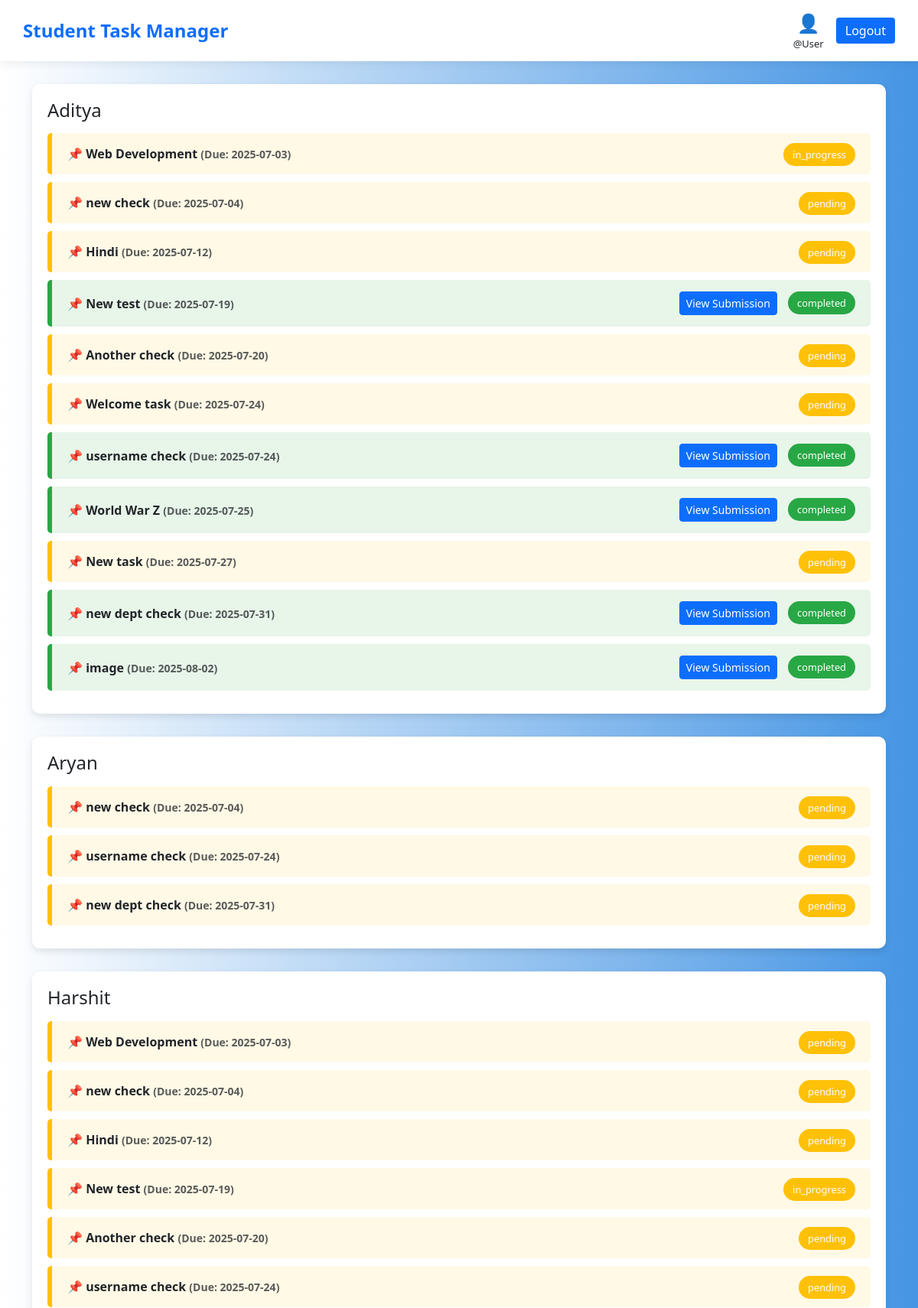
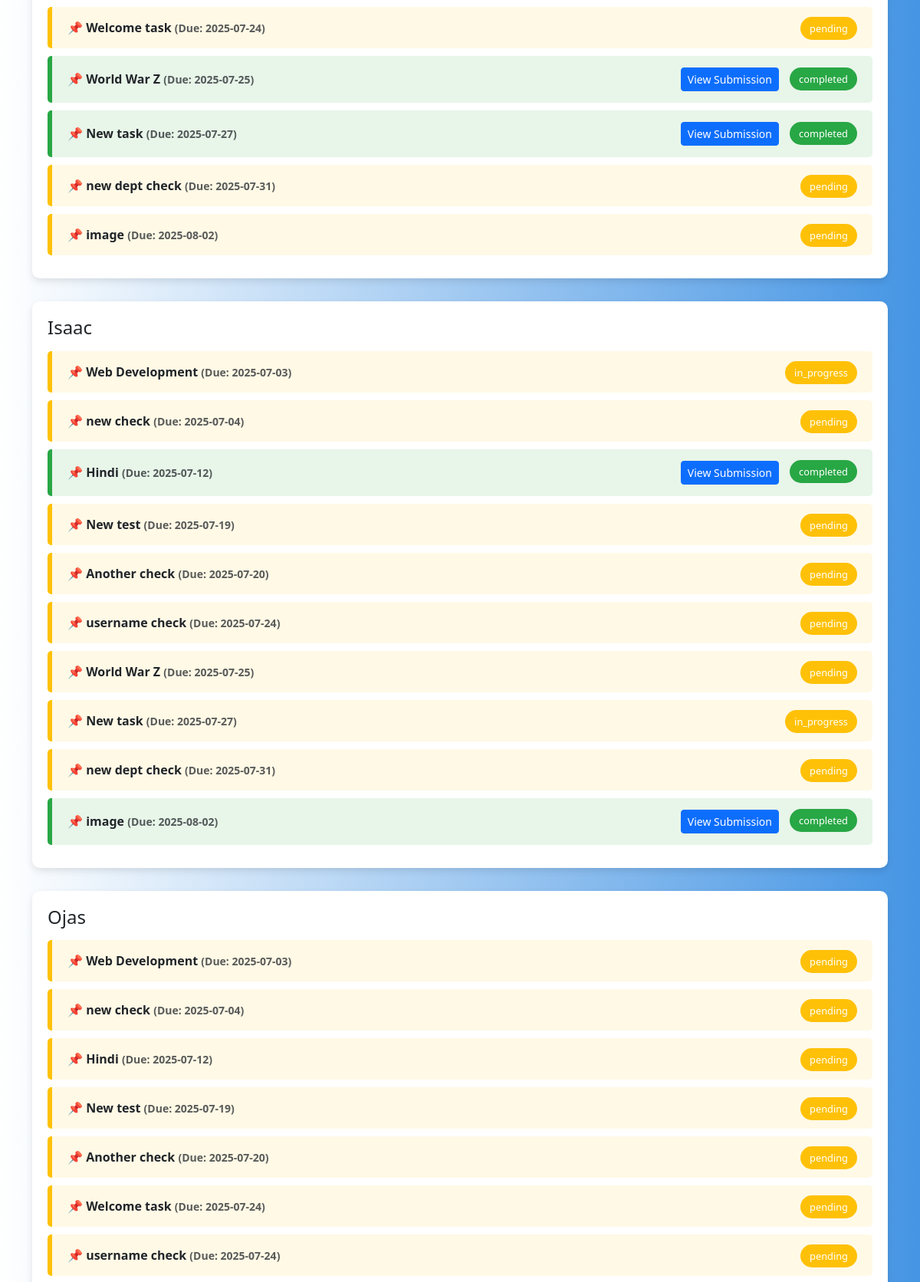
Page /admin_prog_bar.php (upper part) on the committed database (2 pictures, top to bottom).
### tables this page shows
CREATE TABLE `tasks` (
  `id` int(11) NOT NULL,
  `title` varchar(100) NOT NULL,
  `description` text DEFAULT NULL,
  `assigned_to` int(11) DEFAULT NULL,
  `username` varchar(30) NOT NULL,
  `department` varchar(30) NOT NULL,
  `due_date` date DEFAULT NULL,
  `status` enum('pending','in_progress','completed') DEFAULT 'pending',
  `created_at` timestamp NOT NULL DEFAULT current_timestamp(),
  `file_path` varchar(255) DEFAULT NULL
);

CREATE TABLE `users` (
  `sno` int(11) NOT NULL,
  `username` varchar(11) NOT NULL,
  `password` varchar(23) NOT NULL,
  `department` varchar(30) NOT NULL,
  `dt` datetime NOT NULL DEFAULT current_timestamp(),
  `rollno` int(10) NOT NULL
);

### admin_prog_bar.php (the view, shortened to what this page needs)
<?php
$mysqli = new mysqli("localhost", "root", "", "new_task_manag_db");
$sql = "SELECT users.username, users.rollno, tasks.title, tasks.due_date, tasks.status, tasks.id
        FROM tasks
        INNER JOIN users ON tasks.assigned_to = users.rollno
        ORDER BY users.username, tasks.due_date";
$result = $mysqli->query($sql);
$tasksByStudent = [];
while ($row = $result->fetch_assoc()) {
    $username = $row['username'];
    $tasksByStudent[$username][] = $row;
}
?>
<!DOCTYPE html>
<html lang="en">
<head>
  <link href="https://cdn.jsdelivr.net/npm/bootstrap@5.3.0/dist/css/bootstrap.min.css" rel="stylesheet" />
</head>
<body>
  <nav class="navbar navbar-custom d-flex justify-content-between align-items-center">
    <span class="navbar-brand">Student Task Manager</span>
    <div class="d-flex align-items-center gap-3">
      <div class="text-center">
        <div style="font-size: 24px; color: #0d6efd;">👤</div>
        <div style="font-size: 13px;">
          @<?= isset($_SESSION['username']) ? $_SESSION['username'] : 'User'; ?>
        </div>
      </div>
      <button class="btn-logout" onclick="location.href='logout.php'">Logout</button>
    </div>
  </nav>
<div class="container">
  <?php
  foreach ($tasksByStudent as $username => $tasks) {
  ?>
    <div class="student-section">
      <h4 class="mb-3">
        <?php echo $username; ?>
      </h4>
      <?php
      foreach ($tasks as $task) {
        $status = strtolower(trim($task['status']));
        if ($status === 'completed') {
          $statusColor = '#28a745';
          $bgColor = '#e8f5e9';
        } elseif ($status === 'pending') {
          $statusColor = '#ffc107';
          $bgColor = '#fff9e6';
        } elseif ($status === 'in_progress') {
          $statusColor = '#ffc107';
          $bgColor = '#fff9e6';
        } else {
          $statusColor = '#f20933';
          $bgColor = '#f0f0f0';
        }
      ?>
        <div class="task-bar" style="border-left-color: <?php echo $statusColor; ?>; background-color: <?php echo $bgColor; ?>;">
          <span class="task-title">📌
            <?php echo $task['title']; ?>
            <small class="text-muted">(Due: <?php echo $task['due_date']; ?>)</small>
          </span>
          <div>
            <?php
            if ($status === 'completed') {
              ?>
              <a href="view_submission.php?rollno=<?php echo $task['rollno']; ?>&title=<?php echo $task['title']; ?>" class="btn btn-sm btn-primary">View Submission</a>
              <?php
            }
            ?>
            <span class="status-badge" style="background-color: <?php echo $statusColor; ?>;">
              <?php echo $task['status']; ?>
            </span>
          </div>
        </div>
      <?php
      }
      ?>
    </div>
  <?php
  }
  ?>
</div>
</body>
</html>

### admin_prog_bar.php (style rules this page uses)
body { font-family: 'Segoe UI', sans-serif; background: linear-gradient(to left, #4595e4, white); margin: 0; padding: 0; }
.navbar-custom { background: #fff; padding: 12px 30px; box-shadow: 0 4px 10px rgba(0, 0, 0, 0.06); }
.navbar-brand { font-weight: 700; font-size: 24px; color: #0d6efd; }
.btn-logout { background: #0d6efd; color: white; border: none; border-radius: 4px; padding: 5px 12px; }
.container { margin-top: 30px; }
.student-section { background: white; border-radius: 10px; padding: 20px; margin-bottom: 30px; box-shadow: 0 4px 10px rgba(0, 0, 0, 0.1); }
.task-bar { display: flex; align-items: center; justify-content: space-between; border-left: 6px solid; border-radius: 5px; padding: 15px 20px; margin-bottom: 10px; }
.task-title { font-weight: 600; font-size: 16px; }
.status-badge { font-size: 0.8rem; padding: 6px 12px; border-radius: 20px; color: white; margin-left: 10px; }

### rows in the picture
tasks: title "Web Development", due_date "2025-07-03", status "in_progress"
tasks: title "new check", due_date "2025-07-04", status "pending"
tasks: title "Hindi", due_date "2025-07-12", status "pending"
tasks: title "New test", due_date "2025-07-19", status "completed"
tasks: title "Another check", due_date "2025-07-20", status "pending"
tasks: title "Welcome task", due_date "2025-07-24", status "pending"
tasks: title "username check", due_date "2025-07-24", status "completed"
tasks: title "World War Z", due_date "2025-07-25", status "completed"
tasks: title "New task", due_date "2025-07-27", status "pending"
tasks: title "new dept check", due_date "2025-07-31", status "completed"
tasks: title "image", due_date "2025-08-02", status "completed"
tasks: title "new check", due_date "2025-07-04", status "pending"
tasks: title "username check", due_date "2025-07-24", status "pending"
tasks: title "new dept check", due_date "2025-07-31", status "pending"
tasks: title "Web Development", due_date "2025-07-03", status "pending"
tasks: title "new check", due_date "2025-07-04", status "pending"
tasks: title "Hindi", due_date "2025-07-12", status "pending"
tasks: title "New test", due_date "2025-07-19", status "in_progress"
tasks: title "Another check", due_date "2025-07-20", status "pending"
tasks: title "username check", due_date "2025-07-24", status "pending"
tasks: title "Welcome task", due_date "2025-07-24", status "pending"
tasks: title "World War Z", due_date "2025-07-25", status "completed"
tasks: title "New task", due_date "2025-07-27", status "completed"
tasks: title "new dept check", due_date "2025-07-31", status "pending"
tasks: title "image", due_date "2025-08-02", status "pending"
tasks: title "Web Development", due_date "2025-07-03", status "in_progress"
tasks: title "new check", due_date "2025-07-04", status "pending"
tasks: title "Hindi", due_date "2025-07-12", status "completed"
tasks: title "New test", due_date "2025-07-19", status "pending"
tasks: title "Another check", due_date "2025-07-20", status "pending"
tasks: title "username check", due_date "2025-07-24", status "pending"
tasks: title "World War Z", due_date "2025-07-25", status "pending"
tasks: title "New task", due_date "2025-07-27", status "in_progress"
tasks: title "new dept check", due_date "2025-07-31", status "pending"
tasks: title "image", due_date "2025-08-02", status "completed"
tasks: users.username "Ojas"
tasks: title "Web Development", due_date "2025-07-03", status "pending"
tasks: title "new check", due_date "2025-07-04", status "pending"
tasks: title "Hindi", due_date "2025-07-12", status "pending"
tasks: title "New test", due_date "2025-07-19", status "pending"
tasks: title "Another check", due_date "2025-07-20", status "pending"
tasks: title "Welcome task", due_date "2025-07-24", status "pending"
tasks: title "username check", due_date "2025-07-24", status "pending"

### other values in the picture
$username "Aditya"
$username "Aryan"
$username "Harshit"
$username "Isaac"
